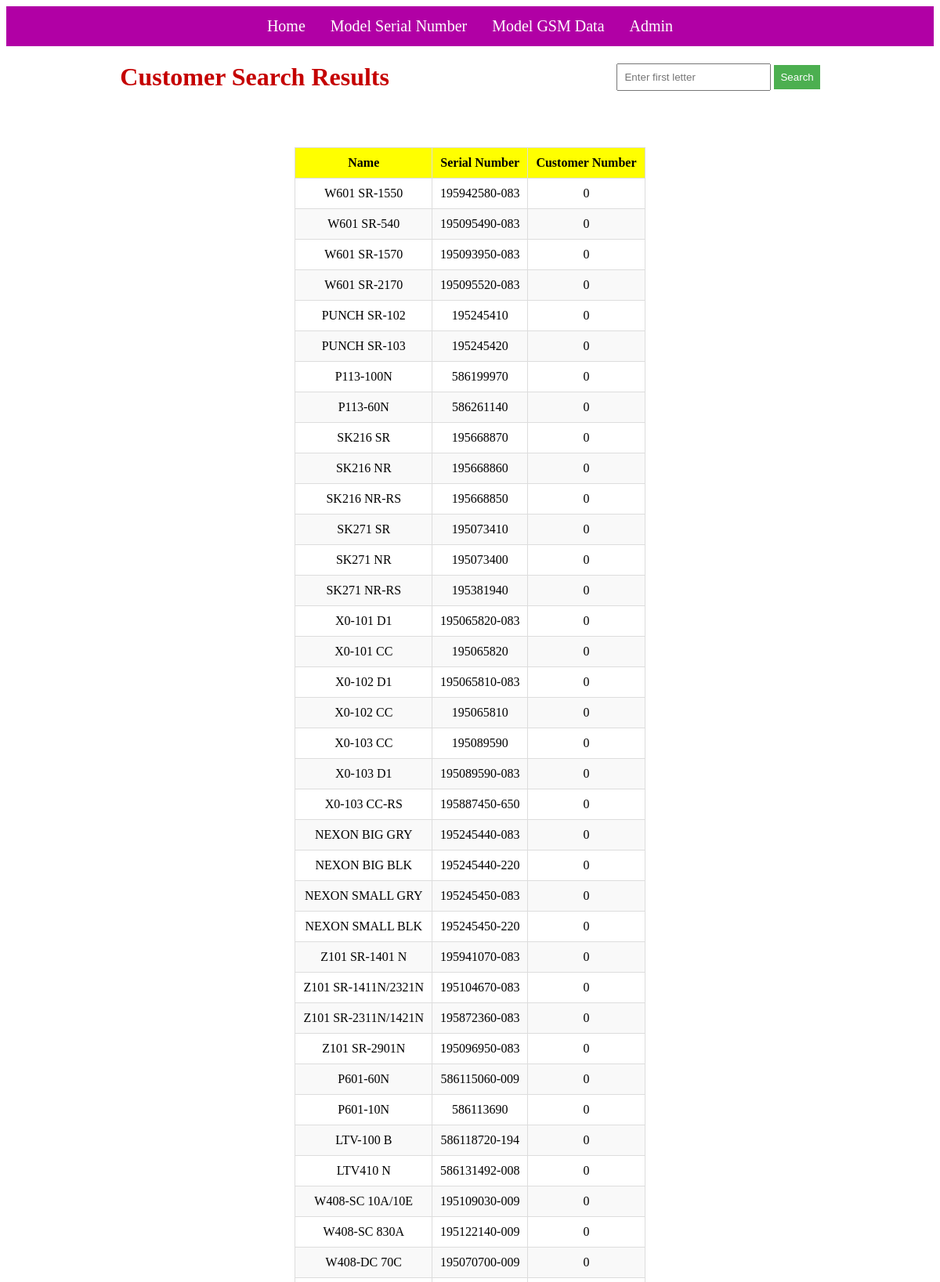
The app's page /search/ (upper part) with its own data.
### model_data/models.py (models this page shows, shortened)
class Customer(models.Model):
    name = models.CharField(max_length=100)
    serial_number = models.CharField(max_length=100)
    customer_number = models.CharField(max_length=100)

### model_data/views.py (the view)
# urls.py: path('search/', views.search_customers, name='search_customers'),
def search_customers(request):
    query = request.GET.get('q')
    if query:
        customers = Customer.objects.filter(name__startswith=query)
    else:
        customers = Customer.objects.all()
    return render(request, 'myapp/search_results.html', {'customers': customers})

### model_data/templates/myapp/search_results.html (shortened to what this page needs)
<!DOCTYPE html>
<html>
<head>
    {% load static %}
    <link rel="stylesheet" type="text/css" href="{% static 'css/styles.css' %}">
    <link rel="stylesheet" type="text/css" href="https://cdn.datatables.net/1.11.3/css/jquery.dataTables.css">
</head>
<body>
    <nav>
        <a href="{% url 'home' %}">Home</a>
        <a href="{% url 'search_customers' %}">Model Serial Number</a>
        <a href="{% url 'model_data_list' %}">Model GSM Data</a>
        <a href="{% url 'admin:login' %}">Admin</a>
    </nav>
    <div class="header-container">
        <h1 class="model_data_list">Customer Search Results</h1>
        <form method="get" action="{% url 'search_customers' %}">
            <input type="text" name="q" placeholder="Enter first letter">
            <button type="submit">Search</button>
        </form>
    </div>
    <table>
        <thead>
            <tr>
            <tr>
                <th>Name</th>
                <th>Serial Number</th>
                <th>Customer Number</th>
            </tr>
        </thead>
        <tbody>
            {% for customer in customers %}
            <tr>
                <td>{{ customer.name }}</td>
                <td>{{ customer.serial_number }}</td>
                <td>{{ customer.customer_number }}</td>
            </tr>
            {% endfor %}
        </tbody>
    </table>
</body>
</html>

### model_data/static/css/styles.css (style rules this page uses)
table { width: auto; margin: 0 auto; border-collapse: collapse; margin-bottom: 1em; margin-top: 50px; }
th, td { border: 1px solid #ddd; padding: 10px; text-align: center; vertical-align: middle; }
th { background-color: yellow; color: black; font-weight: bold; font-size: 16px; }
tr:nth-child(even) { background-color: #f9f9f9; }
input[type="text"], button { padding: 8px; margin: 8px 0; box-sizing: border-box; }
button { background-color: #4CAF50; color: white; border: none; cursor: pointer; }
nav { background-color: #b100a5; overflow: hidden; display: flex; justify-content: center; }
nav a { float: left; display: block; color: white; text-align: center; padding: 14px 16px; text-decoration: none; font-size: 20px; }
.header-container { display: flex; justify-content: space-around; align-items: center; }
.model_data_list { color: #c50000; }

### records on screen
Customer: name "W601 SR-1550", serial_number "195942580-083", customer_number "0"
Customer: name "W601 SR-540", serial_number "195095490-083", customer_number "0"
Customer: name "W601 SR-1570", serial_number "195093950-083", customer_number "0"
Customer: name "W601 SR-2170", serial_number "195095520-083", customer_number "0"
Customer: name "PUNCH SR-102", serial_number "195245410", customer_number "0"
Customer: name "PUNCH SR-103", serial_number "195245420", customer_number "0"
Customer: name "P113-100N", serial_number "586199970", customer_number "0"
Customer: name "P113-60N", serial_number "586261140", customer_number "0"
Customer: name "SK216 SR", serial_number "195668870", customer_number "0"
Customer: name "SK216 NR", serial_number "195668860", customer_number "0"
Customer: name "SK216 NR-RS", serial_number "195668850", customer_number "0"
Customer: name "SK271 SR", serial_number "195073410", customer_number "0"
Customer: name "SK271 NR", serial_number "195073400", customer_number "0"
Customer: name "SK271 NR-RS", serial_number "195381940", customer_number "0"
Customer: name "X0-101 D1", serial_number "195065820-083", customer_number "0"
Customer: name "X0-101 CC", serial_number "195065820", customer_number "0"
Customer: name "X0-102 D1", serial_number "195065810-083", customer_number "0"
Customer: name "X0-102 CC", serial_number "195065810", customer_number "0"
Customer: name "X0-103 CC", serial_number "195089590", customer_number "0"
Customer: name "X0-103 D1", serial_number "195089590-083", customer_number "0"
Customer: name "X0-103 CC-RS", serial_number "195887450-650", customer_number "0"
Customer: name "NEXON BIG GRY", serial_number "195245440-083", customer_number "0"
Customer: name "NEXON BIG BLK", serial_number "195245440-220", customer_number "0"
Customer: name "NEXON SMALL GRY", serial_number "195245450-083", customer_number "0"
Customer: name "NEXON SMALL BLK", serial_number "195245450-220", customer_number "0"
Customer: name "Z101 SR-1401 N", serial_number "195941070-083", customer_number "0"
Customer: name "Z101 SR-1411N/2321N", serial_number "195104670-083", customer_number "0"
Customer: name "Z101 SR-2311N/1421N", serial_number "195872360-083", customer_number "0"
Customer: name "Z101 SR-2901N", serial_number "195096950-083", customer_number "0"
Customer: name "P601-60N", serial_number "586115060-009", customer_number "0"
Customer: name "P601-10N", serial_number "586113690", customer_number "0"
Customer: name "LTV-100 B", serial_number "586118720-194", customer_number "0"
Customer: name "LTV410 N", serial_number "586131492-008", customer_number "0"
Customer: name "W408-SC 10A/10E", serial_number "195109030-009", customer_number "0"
Customer: name "W408-SC 830A", serial_number "195122140-009", customer_number "0"
Customer: name "W408-DC 70C", serial_number "195070700-009", customer_number "0"
